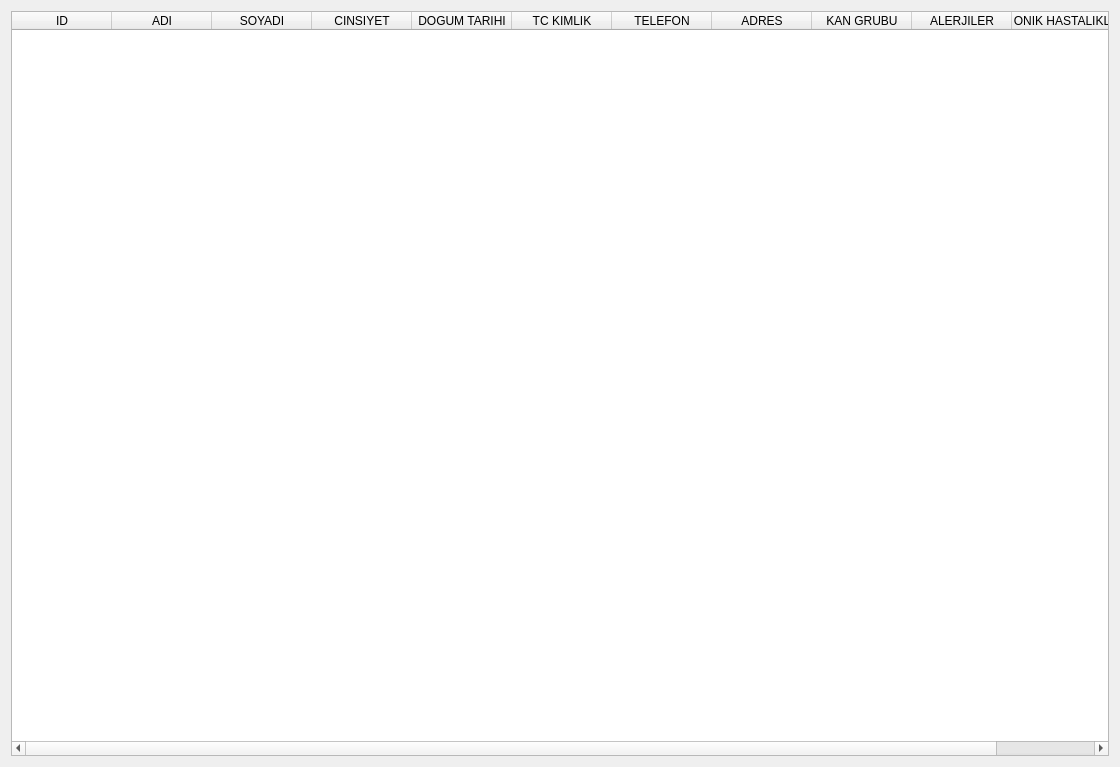
<?xml version="1.0" encoding="UTF-8"?>
<ui version="4.0">
 <class>HastaListe</class>
 <widget class="QDialog" name="HastaListe">
  <property name="geometry">
   <rect>
    <x>0</x>
    <y>0</y>
    <width>1120</width>
    <height>767</height>
   </rect>
  </property>
  <property name="minimumSize">
   <size>
    <width>500</width>
    <height>200</height>
   </size>
  </property>
  <property name="maximumSize">
   <size>
    <width>1300</width>
    <height>1080</height>
   </size>
  </property>
  <property name="windowTitle">
   <string>Dialog</string>
  </property>
  <layout class="QGridLayout" name="gridLayout">
   <item row="0" column="0">
    <widget class="QTableWidget" name="tableWidget">
     <column>
      <property name="text">
       <string>ID</string>
      </property>
     </column>
     <column>
      <property name="text">
       <string>ADI</string>
      </property>
     </column>
     <column>
      <property name="text">
       <string>SOYADI</string>
      </property>
     </column>
     <column>
      <property name="text">
       <string>CINSIYET</string>
      </property>
     </column>
     <column>
      <property name="text">
       <string>DOGUM TARIHI</string>
      </property>
     </column>
     <column>
      <property name="text">
       <string>TC KIMLIK</string>
      </property>
     </column>
     <column>
      <property name="text">
       <string>TELEFON</string>
      </property>
     </column>
     <column>
      <property name="text">
       <string>ADRES</string>
      </property>
     </column>
     <column>
      <property name="text">
       <string>KAN GRUBU</string>
      </property>
     </column>
     <column>
      <property name="text">
       <string>ALERJILER</string>
      </property>
     </column>
     <column>
      <property name="text">
       <string>KRONIK HASTALIKLAR</string>
      </property>
     </column>
    </widget>
   </item>
  </layout>
 </widget>
 <resources/>
 <connections/>
</ui>
